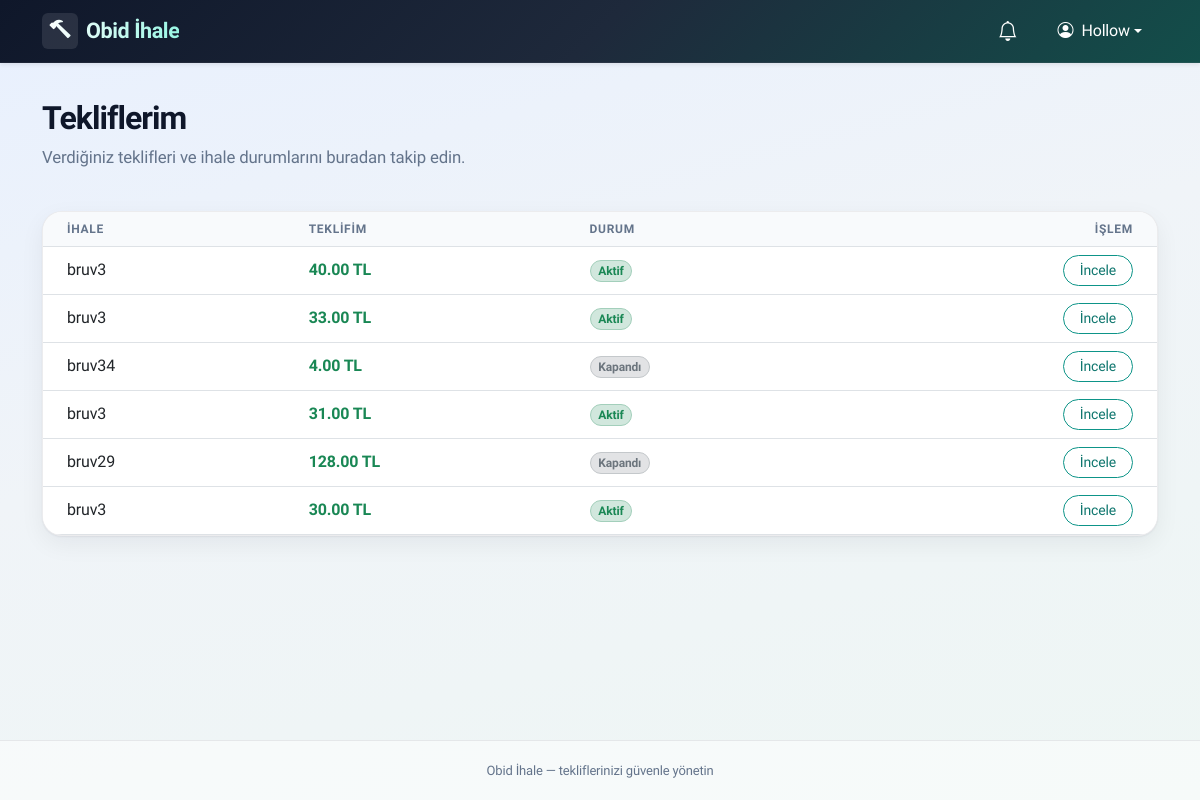
Page /auctions/my-bids/ (signed in) on the earlier database version.
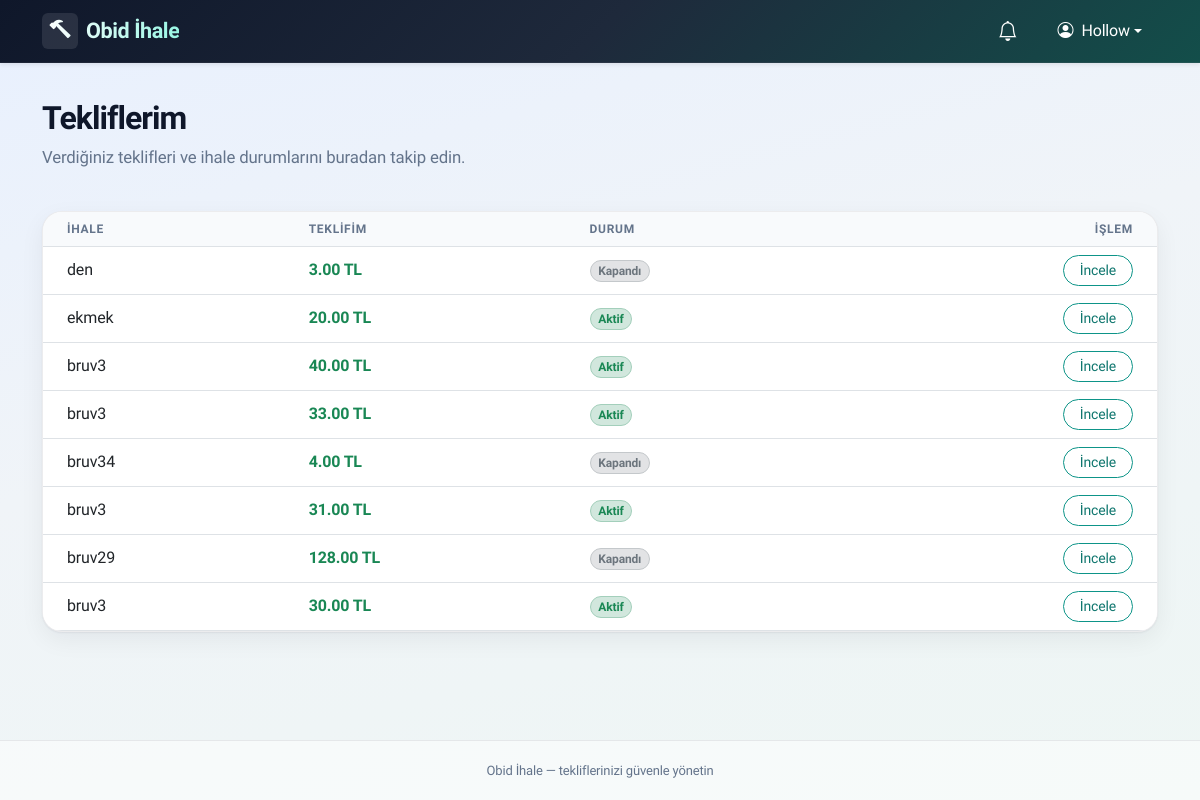
Same page on the later database version.
### auctions/models.py (models this page shows, shortened)
class Bid(models.Model):
    user = models.ForeignKey(
        User,
        on_delete=models.CASCADE,
        related_name = "bids"
    )
    auction = models.ForeignKey(
        Auction,
        on_delete=models.CASCADE,
        related_name = "bids"
    )
    amount = models.DecimalField(max_digits=10, decimal_places=2)
    created_at = models.DateTimeField(auto_now_add=True)
    class Meta:
        unique_together = ('auction', 'user', 'amount')
        verbose_name = "Teklif"
        verbose_name_plural = "Teklifler"

class Auction(models.Model):
    owner = models.ForeignKey(
        User,
        on_delete=models.CASCADE,
        related_name = "auctions")
    winner = models.ForeignKey(
        User,
        on_delete=models.SET_NULL,
        null=True,
        blank=True,
        related_name="won_auctions"
    )
    title = models.CharField(max_length=200)
    description = models.TextField()
    starting_price = models.DecimalField(max_digits=10, decimal_places=2)
    current_price = models.DecimalField(max_digits=10, decimal_places=2)
    vat_rate = models.DecimalField(max_digits=3, decimal_places=2, default=Decimal('0.18'), help_text="KDV oranı (örn: 0.18 için %18)")
    created_at = models.DateTimeField(auto_now_add=True)
    active = models.BooleanField(default=True)
    end_time = models.DateTimeField(null=True, blank=True)
    @classmethod
    def expire_overdue(cls):
        expired_auctions = cls.objects.filter(active=True, end_time__isnull=False, end_time__lt=timezone.now()).prefetch_related('bids')
        updated_count = 0
        for auction in expired_auctions:
            auction._close_auction()
            updated_count += 1
        return updated_count
    class Meta:
        verbose_name = "İhale"
        verbose_name_plural = "İhaleler"

### auctions/views.py (the view)
# urls.py: path('my-bids/', views.my_bids, name='my_bids'),
@login_required
def my_bids(request):
    user_bids = (
        Bid.objects.filter(user=request.user)
        .select_related("auction")
        .order_by("-created_at", "-id")
    )
    return render(request, 'auctions/my_bids.html', {'bids': user_bids})

### templates/auctions/my_bids.html (shortened to what this page needs)
{% extends 'users/base.html' %}
{% block content %}
<div class="container py-2">
    <header class="page-hero text-center text-md-start">
        <h1 class="display-hero h2 mb-2">Tekliflerim</h1>
        <p class="lead-muted mb-0 mx-auto mx-md-0">Verdiğiniz teklifleri ve ihale durumlarını buradan takip edin.</p>
    </header>
    <div class="table-responsive table-obid-wrap">
        <table class="table table-hover align-middle mb-0">
            <thead>
                <tr>
                    <th class="ps-4">İhale</th>
                    <th>Teklifim</th>
                    <th>Durum</th>
                    <th class="pe-4 text-end">İşlem</th>
                </tr>
            </thead>
            <tbody>
                {% for bid in bids %}
                <tr>
                    <td class="ps-4 fw-medium">{{ bid.auction.title }}</td>
                    <td class="fw-bold text-success">{{ bid.amount }} TL</td>
                    <td>
                        {% if bid.auction.active %}
                            <span class="badge rounded-pill bg-success-subtle text-success border border-success-subtle">Aktif</span>
                        {% else %}
                            <span class="badge rounded-pill bg-secondary-subtle text-secondary border border-secondary-subtle">Kapandı</span>
                        {% endif %}
                    </td>
                    <td class="pe-4 text-end">
                        <a href="{% url 'auctions:detail' bid.auction.id %}" class="btn btn-sm btn-outline-primary rounded-pill px-3">İncele</a>
                    </td>
                </tr>
                {% empty %}
                <tr>
                    <td colspan="4" class="text-center text-muted py-5">Henüz bir teklif vermediniz.</td>
                </tr>
                {% endfor %}
            </tbody>
        </table>
    </div>
</div>
{% endblock %}

Differences in the rows shown:
added Bid: auction "den", amount "3.00", shows "Kapandı"
added Bid: auction "ekmek", amount "20.00", shows "Aktif"
